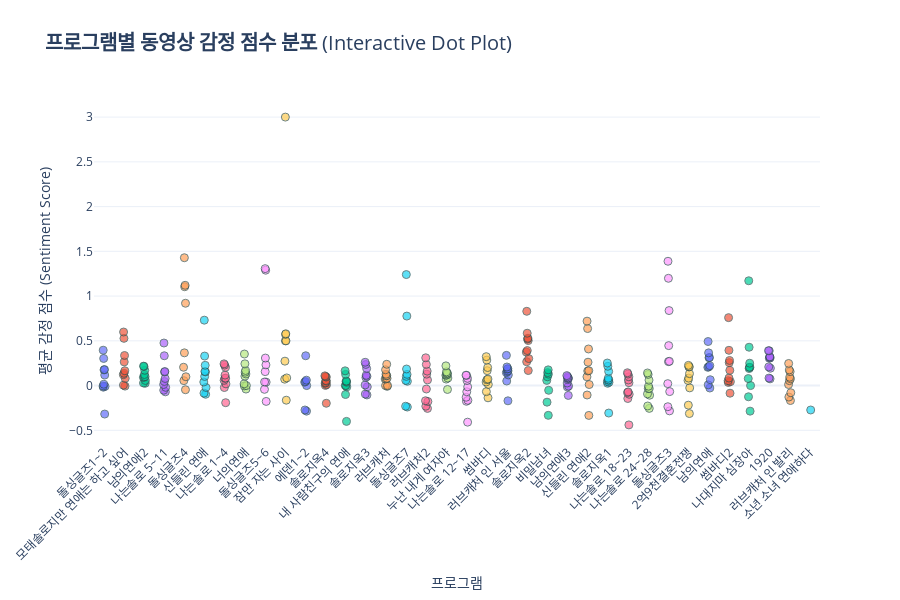

Notebook cell for this chart:
### Code cell
# ---------------------------------------------------------
# 3. 인터랙티브 닷플롯 (Interactive Dot Plot)
#    : 개별 동영상 (프로그램별 색상)
# ---------------------------------------------------------
fig1 = px.strip(
    video_df, 
    x="program", 
    y="avg_total_score", 
    color="program", 
    hover_data=["video_title", "total_comments", "upload_date"],
    title="<b>프로그램별 동영상 감정 점수 분포</b> (Interactive Dot Plot)",
    labels={"avg_total_score": "평균 감정 점수 (Sentiment Score)", "program": "프로그램"},
    height=600
)

fig1.update_layout(
    xaxis_tickangle=-45,
    showlegend=False, # x축 라벨이 있으므로 범례 생략 가능
    title_font_size=20
)

# 데이터 포인트(점) 투명도 및 크기 조절
fig1.update_traces(marker=dict(size=8, opacity=0.7, line=dict(width=1, color='DarkSlateGrey')))

fig1.show()
